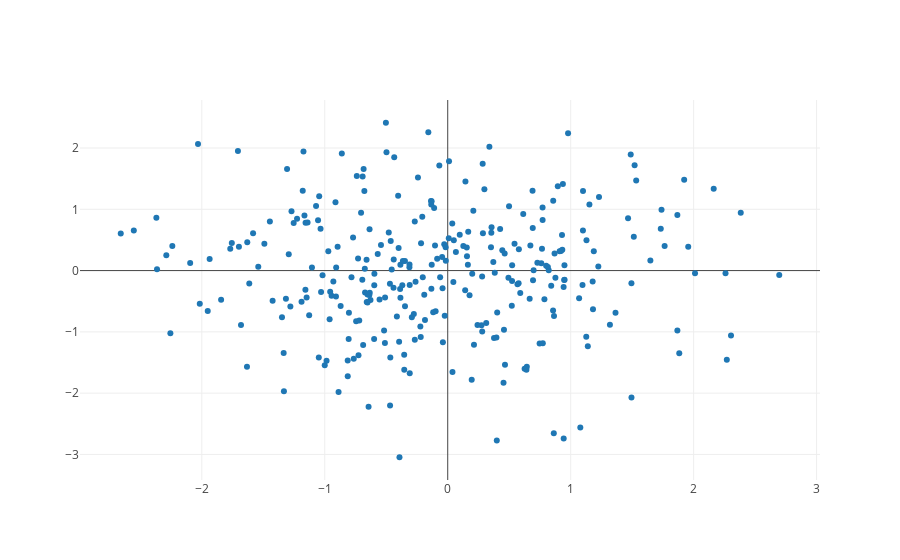

The code cell stored with this chart in its notebook:
### Code cell
pts = go.Scatter(
    x=X_train[:,0],
    y=X_train[:,1],
    mode="markers"
)

iplot([pts])

### Figure 1 — Plotly figure (JSON) as saved in the notebook; plotly's stock layout.template omitted (floating-point values rounded to 4 significant figures; data arrays with more than 128 entries replaced by an {"elided": "..."} marker saying what was removed)
{"data": [{"mode": "markers", "type": "scatter", "uid": "9c932c92-5850-48aa-a199-4be627fe6d09", "x": {"elided": "300 float values"}, "y": {"elided": "300 float values"}}], "layout": {"autosize": true, "xaxis": {"autorange": true, "range": [-2.972, 3.009], "type": "linear"}, "yaxis": {"autorange": true, "range": [-3.446, 2.812], "type": "linear"}}}
